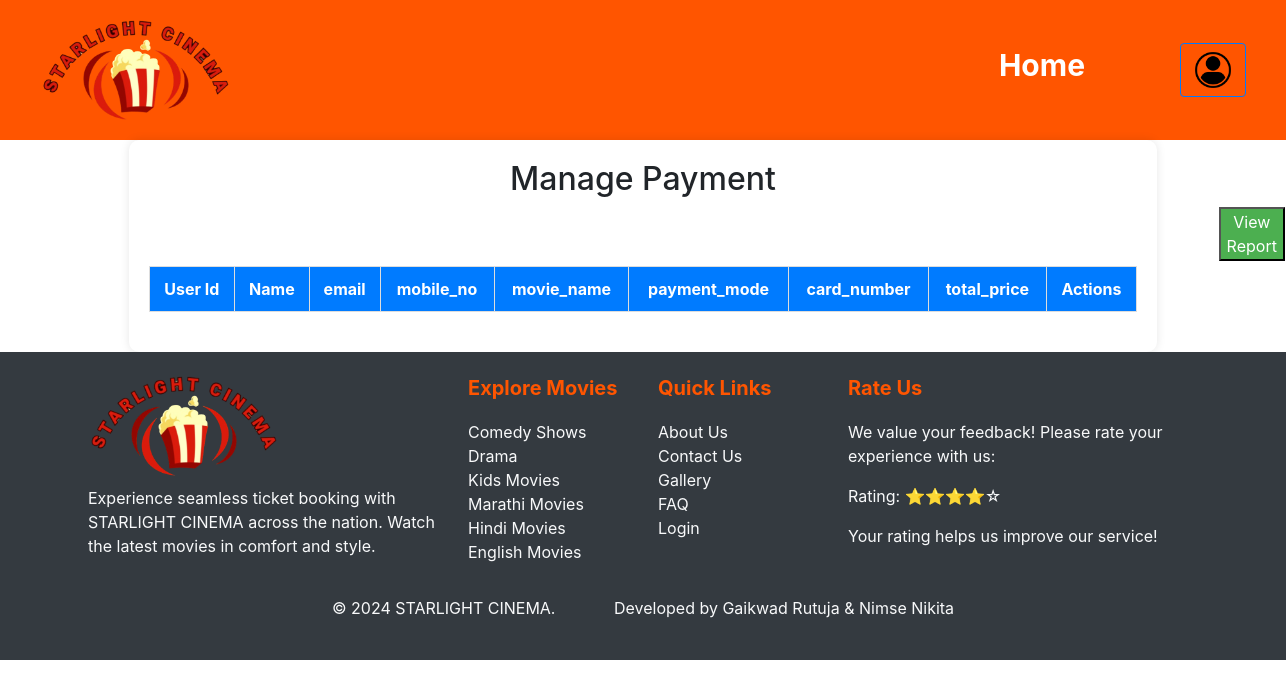
The app's page /Admin/pages/manage-payment.php, older data.
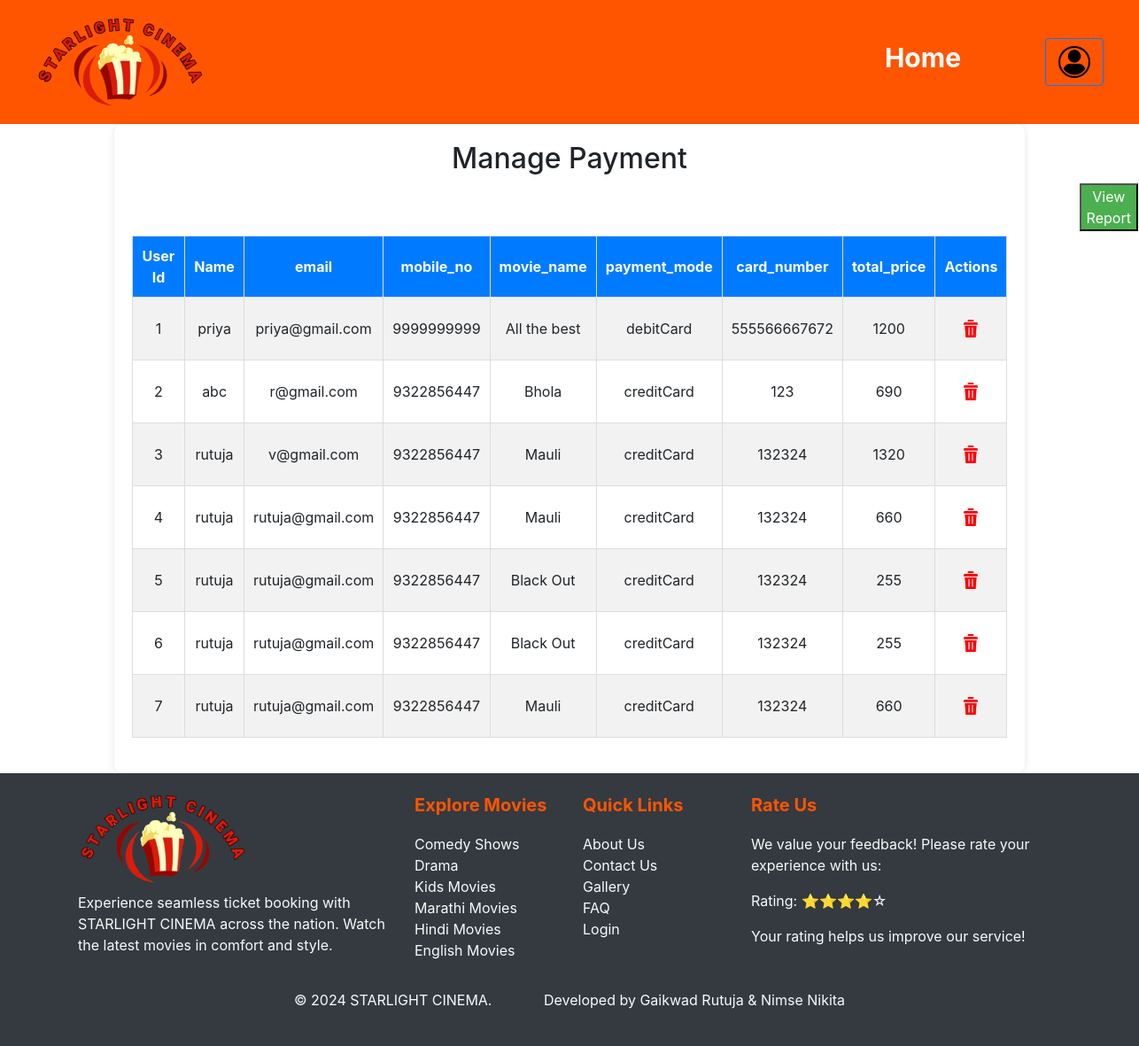
The same page, newer data.
### tables this page shows
CREATE TABLE `payment` (
  `id` int(50) NOT NULL,
  `name` text NOT NULL,
  `email` text NOT NULL,
  `mobile_no` text NOT NULL,
  `movie_name` text NOT NULL,
  `payment_mode` text NOT NULL,
  `card_number` text NOT NULL,
  `total_price` text NOT NULL
);

### Admin/pages/manage-payment.php (the view, shortened to what this page needs)
<?php
$databaseHost = "localhost";
$databaseName = "movieticketdb";
$databaseUsername = "root";
$databasePassword = "";
$con = new mysqli($databaseHost, $databaseUsername, $databasePassword,$databaseName)or die($conn->connect_error());
$sql = "SELECT * FROM payment ORDER BY id DESC";
 $query= $con->query($sql)
?>
<!DOCTYPE html>
<html lang="en">
<head>
    <link rel="stylesheet" href="./../css/addmovie.css">
    <link rel="stylesheet" href="./../css/manage-registration.css">
    <link rel="stylesheet" href="https://stackpath.bootstrapcdn.com/bootstrap/4.5.2/css/bootstrap.min.css">
</head>
<body>
    <header class="header">
        <div class="logo"><img src=".\..\..\Images\logo2.png" class="logo-img"></div>
        <nav class="nav">
        <ul>
            <li><a href="./admin-dashboard.php" style="margin-right:50px; font-size:30px;" >Home</a></li>
            <div class="d-flex align-items-center">
            <a href="./login.php" class="btn btn-outline-primary">
        <i class="bi bi-person"></i><img src =".\..\..\Images\login.png" style="height:40px;">
      </a>
    </div>
            </ul>
        </nav>
    </header>
    <div class="containers">
        <h2> Manage Payment</h2>
        <div >
            <a href="./report-payment.php"><button  style="color:white; background-color:#4CAF50;margin-left:1070px;margin-top:1px;margin-bottom: 5px;">View Report</button></a>
         </div>
        <table class="movie-table">
            <thead>
                <tr>
                    <th>User Id</th>
                    <th>Name</th>
                    <th>email</th>
                    <th>mobile_no</th>
                    <th>movie_name</th>
                    <th>payment_mode</th>
                    <th>card_number</th>
                    <th>total_price</th>
                    <th>Actions</th>
                </tr>
            </thead>
            <tbody>
                <tr>
                <?php
$i=0;
while ($res = $query->fetch_assoc())
 {
  echo "<tr>";
  echo" <td >".++$i."</td>";
  echo "<td>".$res['name']."</td>";
  echo "<td>".$res['email']."</td>";
  echo "<td>".$res['mobile_no']."</td>";
  echo "<td>".$res['movie_name']."</td>";
  echo "<td>".$res['payment_mode']."</td>";
  echo "<td>".$res['card_number']."</td>";
  echo "<td>".$res['total_price']."</td>";
  echo "<td>";
  echo "<a href='.\delete-payment.php?id=".$res['id']."'>
          <img src='.\..\..\Images\admin-images\delete.png' alt='Delete' class='icon' style='height:40px;'>
        </a>";
  echo "</td>";
  echo "</tr>";
}
?>
            </tbody>
        </table>
    </div>
     <div class="footer bg-dark text-light py-4">
    <div class="container">
        <div class="row">
            <div class="col-md-4">
            <div class="logo"><img src="./../../Images/logo2.png" class="logo-img" alt="Logo"></div>
                <p style="margin-top:10px;">Experience seamless ticket booking with STARLIGHT CINEMA across the nation. Watch the latest movies in comfort and style.</p>
            </div>
            <div class="col-md-2">
                <h5 class="footer-title">Explore Movies</h5>
                <ul class="list-unstyled">
                    <li><a href="#" class="text-light">Comedy Shows</a></li>
                    <li><a href="#" class="text-light">Drama</a></li>
                    <li><a href="#" class="text-light">Kids Movies</a></li>
                    <li><a href="#" class="text-light">Marathi Movies</a></li>
                    <li><a href="#" class="text-light">Hindi Movies</a></li>
                    <li><a href="#" class="text-light">English Movies</a></li>
                </ul>
            </div>
            <div class="col-md-2">
                <h5 class="footer-title">Quick Links</h5>
                <ul class="list-unstyled">
                    <li><a href="#" class="text-light">About Us</a></li>
                    <li><a href="#" class="text-light">Contact Us</a></li>
                    <li><a href="#" class="text-light">Gallery</a></li>
                    <li><a href="#" class="text-light">FAQ</a></li>
                    <li><a href="#" class="text-light">Login</a></li>
                </ul>
            </div>
            <div class="col-md-4">
    <h5 class="footer-title">Rate Us</h5>
    <p>We value your feedback! Please rate your experience with us:</p>
    <div class="rating">
    <p>Rating: ⭐⭐⭐⭐☆</p>
    </div>
    <p>Your rating helps us improve our service!</p>
</div>
        </div>
        <div class="row mt-3 text-center">
            <div class="col-12">
                <p>&copy; 2024 STARLIGHT CINEMA.  &nbsp; &nbsp; &nbsp; &nbsp; &nbsp; &nbsp;  Developed by Gaikwad Rutuja & Nimse Nikita</p>
            </div>
        </div>
    </div>
</div>
</body>
</html>

### Admin/css/addmovie.css (style rules this page uses)
body { margin: 0; padding: 0; font-family: Arial, sans-serif; }
.header { display: flex; justify-content: space-between; align-items: center; background-color: #ff5500;; padding: 20px 40px; }
.logo-img { height: 120px; width: auto; }
.nav ul { list-style: none; margin: 0; padding: 0; display: flex; gap: 30px; }
.nav ul li { margin: 0; }
.nav ul li a { text-decoration: none; color: white; font-size: 20px; font-weight: bold; padding: 10px 15px; }
.footer { background-color: #000; color: #fff; padding: 20px 0; }
.footer a { color: #ff5500; text-decoration: none; }
.footer .footer-title { margin-bottom: 20px; font-weight: bold; color: #ff5500; }

### Admin/css/manage-registration.css (style rules this page uses)
body { margin: 0; font-family: Arial, sans-serif; }
.logo-img { height: 100px; width: auto; }
.footer { background-color: #333; color: #fff; padding: 20px; }
.footer a { color: #fff; text-decoration: none; }
.footer { background-color: #000; color: #fff; padding: 20px 0; }
.footer a { color: #ff5500; text-decoration: none; }
.footer .footer-title { margin-bottom: 20px; font-weight: bold; color: #ff5500; }
.containers { width: 80%; margin: auto; padding: 20px; background-color: #fff; border-radius: 10px; box-shadow: 0 0 10px rgba(0, 0, 0, 0.1); }
h2 { text-align: center; margin-bottom: 20px; }
.movie-table { width: 100%; border-collapse: collapse; margin-bottom: 20px; }
.movie-table thead { background-color: #007bff; color: #fff; }
.movie-table th, .movie-table td { padding: 10px; text-align: center; border: 1px solid #ddd; }
.movie-table th { background-color: #007bff; color: white; }
.movie-table tr:nth-child(even) { background-color: #f2f2f2; }
.icon { padding: 10px 15px; margin: 5px; border: none; border-radius: 5px; cursor: pointer; font-size: 14px; }

Row changes from the older to the newer data that the page shows:
added payment: name "priya", email "priya@gmail.com", mobile_no "9999999999", movie_name "All the best", payment_mode "debitCard", card_number "555566667672", total_price "1200"
added payment: name "abc", email "r@gmail.com", mobile_no "9322856447", movie_name "Bhola", payment_mode "creditCard", card_number "123", total_price "690"
added payment: name "rutuja", email "v@gmail.com", mobile_no "9322856447", movie_name "Mauli", payment_mode "creditCard", card_number "132324", total_price "1320"
added payment: name "rutuja", email "rutuja@gmail.com", mobile_no "9322856447", movie_name "Mauli", payment_mode "creditCard", card_number "132324", total_price "660"
added payment: name "rutuja", email "rutuja@gmail.com", mobile_no "9322856447", movie_name "Black Out", payment_mode "creditCard", card_number "132324", total_price "255"
added payment: name "rutuja", email "rutuja@gmail.com", mobile_no "9322856447", movie_name "Black Out", payment_mode "creditCard", card_number "132324", total_price "255"
added payment: name "rutuja", email "rutuja@gmail.com", mobile_no "9322856447", movie_name "Mauli", payment_mode "creditCard", card_number "132324", total_price "660"
